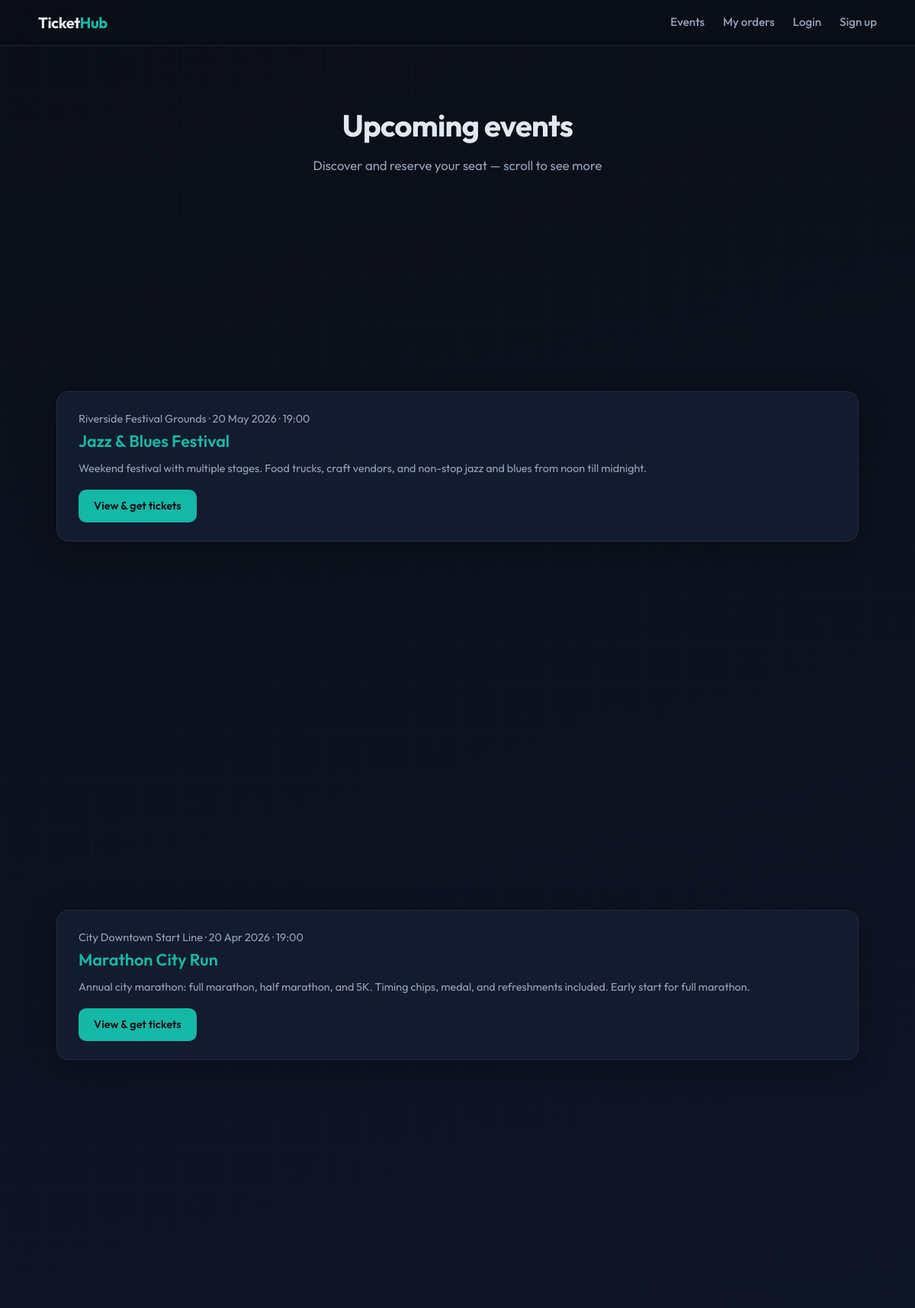
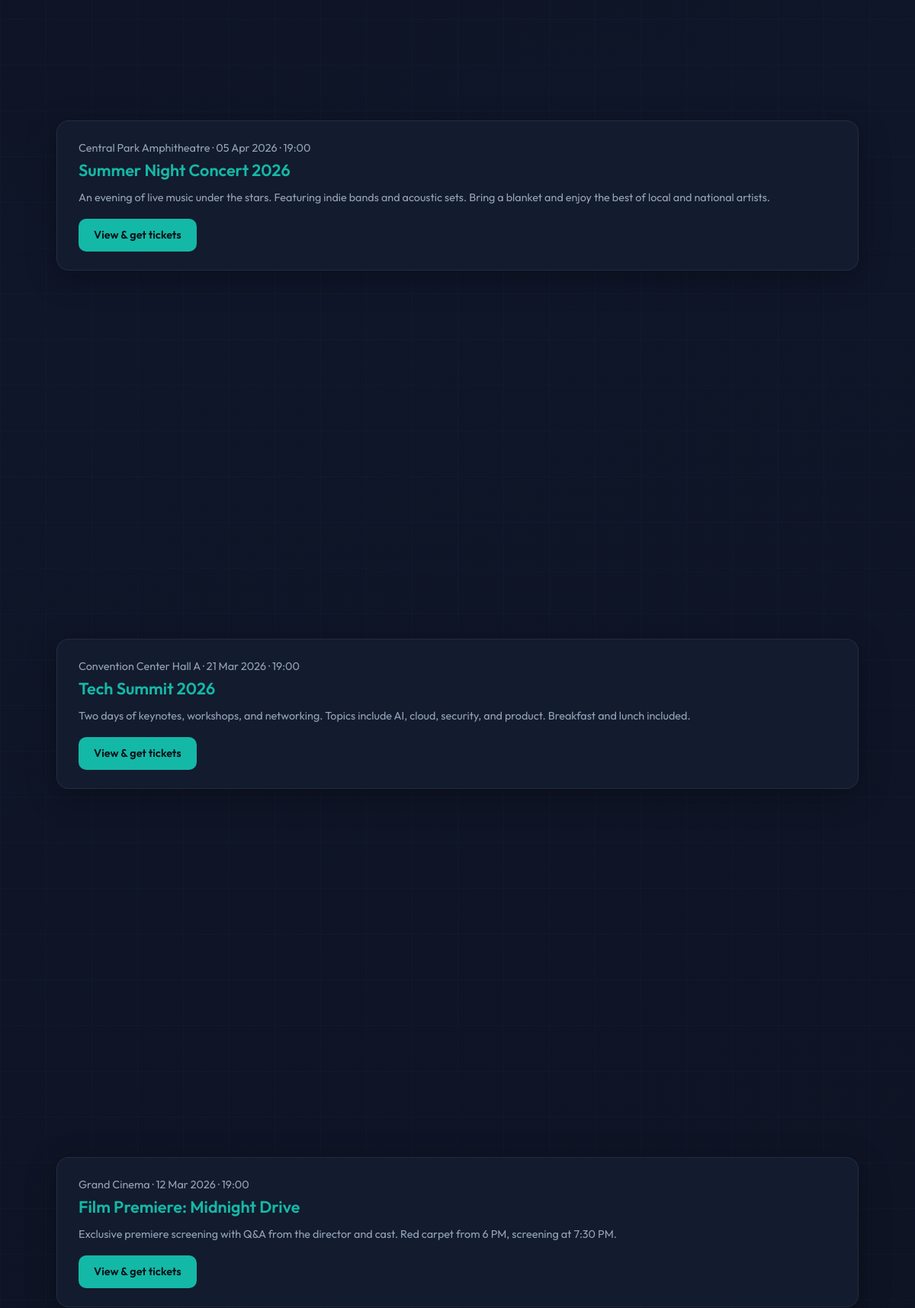
The page / (upper part) on the database its author committed (2 pictures, top to bottom).
### events/models.py (models this page shows, shortened)
class Event(models.Model):
    name = models.CharField(max_length=255)
    slug = models.SlugField(unique=True)
    description = models.TextField(blank=True)
    venue = models.CharField(max_length=255)
    start_at = models.DateTimeField()
    end_at = models.DateTimeField(null=True, blank=True)
    total_capacity = models.PositiveIntegerField(default=0)  # total sellable tickets
    created_at = models.DateTimeField(auto_now_add=True)
    updated_at = models.DateTimeField(auto_now=True)
    class Meta:
        ordering = ['-start_at']

### events/views.py (the view)
# urls.py: path('', views.EventListView.as_view(), name='event_list'),
@method_decorator(cache_page(60), name='dispatch')
class EventListView(ListView):
    model = Event
    template_name = 'events/event_list.html'
    context_object_name = 'events'
    paginate_by = 20

### events/templates/events/event_list.html (shortened to what this page needs)
{% extends 'base.html' %}
{% block content %}
<div class="hero">
    <h1>Upcoming events</h1>
    <p class="sub">Discover and reserve your seat — scroll to see more</p>
</div>
<div class="event-stack">
{% for event in events %}
    <article class="event-stack-item">
        <div class="card event-card">
            <div class="event-meta muted">
                {{ event.venue }} · {{ event.start_at|date:"d M Y" }} · {{ event.start_at|time:"H:i" }}
            </div>
            <h2><a href="{% url 'event_detail' event.slug %}">{{ event.name }}</a></h2>
            <p class="muted" style="margin-bottom: 1rem;">{{ event.description|truncatewords:35 }}</p>
            <a href="{% url 'event_detail' event.slug %}" class="btn">View & get tickets</a>
        </div>
    </article>
{% empty %}
    <div class="card">
        <p class="muted">No events at the moment. Check back soon.</p>
    </div>
{% endfor %}
</div>
{% endblock %}

### templates/base.html (style rules this page uses)
:root { --bg-dark: #0a0e17; --bg-mid: #0f1629; --bg-card: rgba(15, 22, 41, 0.85); --bg-card-solid: #131b2e; --accent: #14b8a6; --accent-hover: #2dd4bf; --accent-dim: rgba(20, 184, 166, 0.15); --text: #e2e8f0; --text-muted: #94a3b8; --border: rgba(148, 163, 184, 0.12); --glow: 0 0 40px rgba(20, 184, 166, 0.08); }
* { box-sizing: border-box; margin: 0; padding: 0; }
html { scroll-behavior: smooth; }
body { font-family: 'Outfit', system-ui, sans-serif; background: var(--bg-dark); color: var(--text); min-height: 100vh; line-height: 1.6; position: relative; overflow-x: hidden; }
body::before { content: ''; position: fixed; inset: 0; background: linear-gradient(165deg, #0a0e17 0%, #0f1629 35%, #0d1322 70%, #0a0e17 100%); z-index: -2; }
body::after { content: ''; position: fixed; inset: 0; background-image: linear-gradient(rgba(20, 184, 166, 0.03) 1px, transparent 1px), linear-gradient(90deg, rgba(20, 184, 166, 0.03) 1px, transparent 1px); background-size: 60px 60px; z-index: -1; pointer-events: none; }
h1 { font-size: 2rem; font-weight: 700; margin-bottom: 0.5rem; letter-spacing: -0.02em; }
h2 { font-size: 1.35rem; font-weight: 600; margin-bottom: 0.5rem; }
.muted { color: var(--text-muted); font-size: 0.9rem; }
a { color: var(--accent); text-decoration: none; }
.card { background: var(--bg-card-solid); border: 1px solid var(--border); border-radius: 16px; padding: 1.5rem 1.75rem; margin-bottom: 1.25rem; transition: border-color 0.2s, box-shadow 0.2s; }
.btn { display: inline-block; padding: 0.6rem 1.25rem; background: var(--accent); color: #0a0e17; font-weight: 600; font-size: 0.9rem; border-radius: 10px; text-decoration: none; border: none; cursor: pointer; transition: background 0.2s, transform 0.15s; }
.hero { text-align: center; padding: 3rem 1rem 2.5rem; }
.hero h1 { font-size: 2.5rem; margin-bottom: 0.5rem; }
.hero .sub { color: var(--text-muted); font-size: 1.05rem; }

### events/templates/events/event_list.html (style rules this page uses)
.event-stack { margin: 0 -1.5rem; padding: 0 1.5rem 2rem; }
.event-stack-item { position: sticky; top: 0; min-height: 85vh; display: flex; align-items: center; padding: 2rem 0; z-index: 0; }
.event-stack-item:nth-child(1) { z-index: 1; }
.event-stack-item:nth-child(2) { z-index: 2; }
.event-stack-item:nth-child(3) { z-index: 3; }
.event-stack-item:nth-child(4) { z-index: 4; }
.event-stack-item:nth-child(5) { z-index: 5; }
.event-stack-item .card { width: 100%; margin-bottom: 0; box-shadow: 0 10px 40px rgba(0,0,0,0.3); }

### rows shown on the page
Event: venue "Riverside Festival Grounds", start_at "20 May 2026", start_at "19:00", name "Jazz & Blues Festival", description "Weekend festival with multiple stages. Food trucks, craft vendors, and non-stop jazz and blues from noon till midnight."
Event: venue "City Downtown Start Line", start_at "20 Apr 2026", start_at "19:00", name "Marathon City Run", description "Annual city marathon: full marathon, half marathon, and 5K. Timing chips, medal, and refreshments included. Early start for full marathon."
Event: venue "Central Park Amphitheatre", start_at "05 Apr 2026", start_at "19:00", name "Summer Night Concert 2026", description "An evening of live music under the stars. Featuring indie bands and acoustic sets. Bring a blanket and enjoy the best of local and national artists."
Event: venue "Convention Center Hall A", start_at "21 Mar 2026", start_at "19:00", name "Tech Summit 2026", description "Two days of keynotes, workshops, and networking. Topics include AI, cloud, security, and product. Breakfast and lunch included."
Event: venue "Grand Cinema", start_at "12 Mar 2026", start_at "19:00", name "Film Premiere: Midnight Drive", description "Exclusive premiere screening with Q&A from the director and cast. Red carpet from 6 PM, screening at 7:30 PM."
